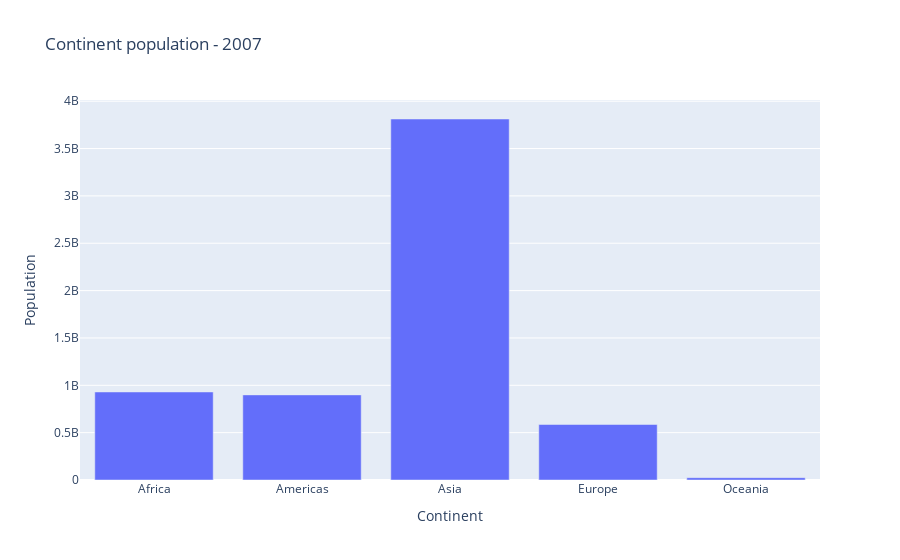

Notebook source saved alongside this figure:
### Code cell
#Draw bargraph for population of each continent in 2007
fig = px.bar(
    data_frame=df_continent,
    x='continent',
    y='pop',
    title='Continent population - 2007',
    labels={'pop': 'Population', 'continent': 'Continent'},
)
fig.show()

### Figure 1 — Plotly figure (JSON) as saved in the notebook; plotly's stock layout.template omitted (floating-point values rounded to 4 significant figures)
{"data": [{"alignmentgroup": "True", "hovertemplate": "Continent=%{x}<br>Population=%{y}<extra></extra>", "legendgroup": "", "marker": {"color": "#636efa", "pattern": {"shape": ""}}, "name": "", "offsetgroup": "", "orientation": "v", "showlegend": false, "textposition": "auto", "type": "bar", "x": ["Africa", "Americas", "Asia", "Europe", "Oceania"], "xaxis": "x", "y": [929539692, 898871184, 3811953827, 586098529, 24549947], "yaxis": "y"}], "layout": {"barmode": "relative", "legend": {"tracegroupgap": 0}, "title": {"text": "Continent population - 2007"}, "xaxis": {"anchor": "y", "domain": [0, 1], "title": {"text": "Continent"}}, "yaxis": {"anchor": "x", "domain": [0, 1], "title": {"text": "Population"}}}}
